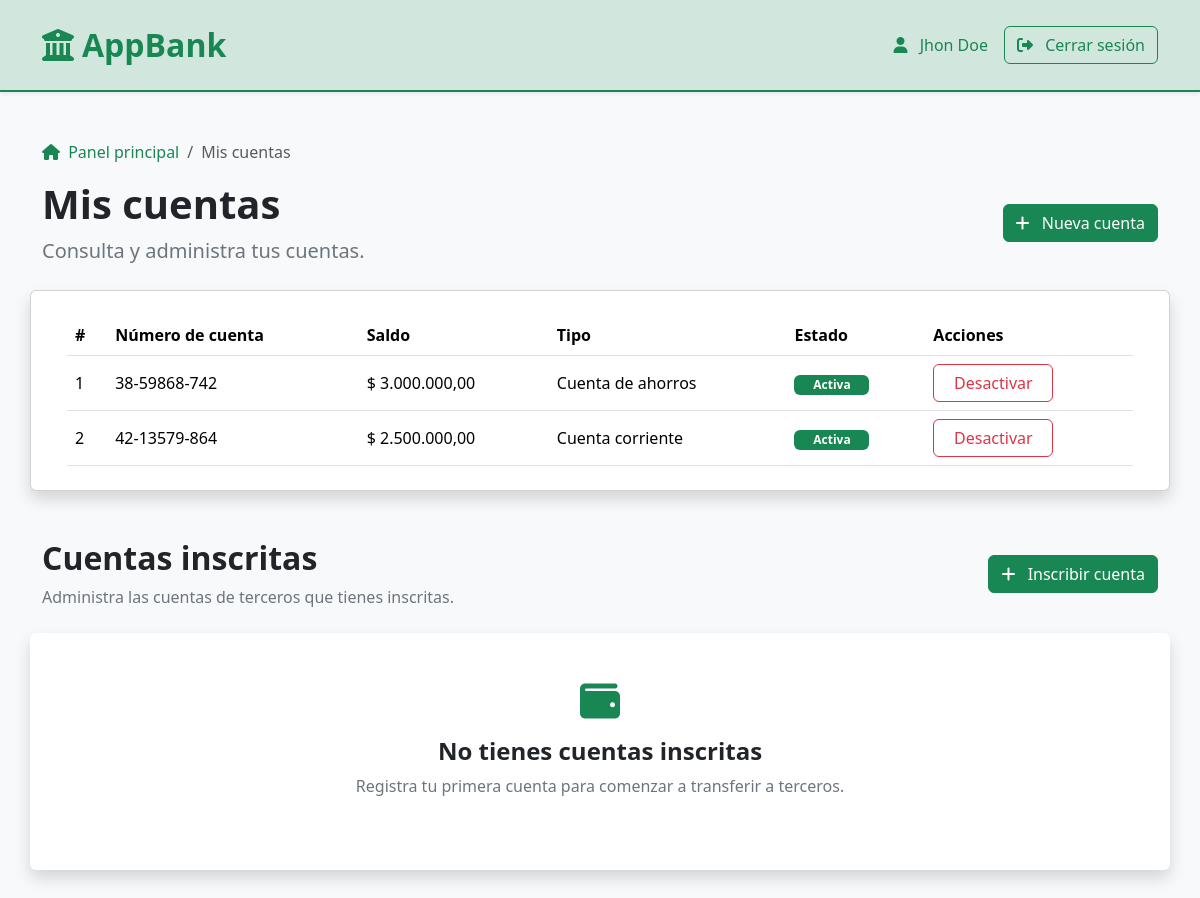
The app's page /accounts (signed in) with its own data.
### tables this page shows
CREATE TABLE `accounts` (
  `id` int unsigned NOT NULL AUTO_INCREMENT,
  `customer_id` int unsigned NOT NULL,
  `balance` decimal(15,2) NOT NULL,
  `account_type` enum('SAVINGS','CHECKING') NOT NULL DEFAULT 'SAVINGS',
  `account_number` varchar(30) NOT NULL,
  `is_active` tinyint(1) NOT NULL DEFAULT '1',
  `created_at` datetime NOT NULL DEFAULT CURRENT_TIMESTAMP,
  PRIMARY KEY (`id`),
  UNIQUE KEY `account_number` (`account_number`),
  KEY `idx_accounts_customer_id` (`customer_id`),
  CONSTRAINT `fk_accounts_customer` FOREIGN KEY (`customer_id`) REFERENCES `customers` (`id`) ON DELETE RESTRICT ON UPDATE CASCADE,
  CONSTRAINT `chk_accounts_balance_non_negative` CHECK ((`balance` >= 0))
);

### public/index.php (called while the page is built, shortened)
<?php
require_once __DIR__ . '/../routes/web.php';

### app/Models/Account.php (called while the page is built, shortened)
<?php
class Account
{
    public function findByCustomerId(int $customerId): array
    {
        $stmt = $this->pdo->prepare(
            "SELECT id, balance, account_number, account_type, is_active FROM accounts
         WHERE customer_id = :customer_id"
        );
        $stmt->execute([
            'customer_id' => $customerId
        ]);
        return $stmt->fetchAll();
    }
}

### app/Controllers/AccountsController.php (called while the page is built, shortened)
<?php
class AccountsController
{
    public function index(int $customerId): array
    {
        $accounts = $this->account->findByCustomerId($customerId);
        $registeredAccounts = $this->account->findRegisteredByCustomerId($customerId);
        return [
            'accounts' => $accounts,
            'registeredAccounts' => $registeredAccounts
        ];
    }
}

### app/views/accounts/index.php (the view, shortened to what this page needs)
<!DOCTYPE html>
<html lang="es">
<head>
    <link
        href="https://cdn.jsdelivr.net/npm/bootstrap@5.3.8/dist/css/bootstrap.min.css"
        rel="stylesheet"
>
    <link rel="stylesheet" href="/css/app.css">
</head>
<body class="bg-light">
    <?php require __DIR__ . '/../partials/navbar.php'; ?>
    <main class="container py-5">
        <div class="mb-4">
            <nav aria-label="breadcrumb">
                <ol class="breadcrumb">
                    <li class="breadcrumb-item">
                        <a href="/dashboard" class="text-success text-decoration-none">
                            <i class="fa-solid fa-house me-1"></i>
                            Panel principal
                        </a>
                    </li>
                    <li class="breadcrumb-item active" aria-current="page">
                        Mis cuentas
                    </li>
                </ol>
            </nav>
            <div class="d-flex justify-content-between align-items-center mb-4">
                <div>
                    <h1 class="fw-bold">Mis cuentas</h1>
                    <p class="text-secondary fs-5 mb-0">
                        Consulta y administra tus cuentas.
                    </p>
                </div>
                <a href="/accounts/create" class="btn btn-success">
                    <i class="fa-solid fa-plus me-2"></i>
                    Nueva cuenta
                </a>
            </div>
        </div>
        <div class="row">
            <?php if (empty($accounts)): ?>
                <div class="card border-0 shadow">
                    <div class="card-body text-center py-5">
                        <i class="fa-solid fa-wallet fs-1 text-success mb-3"></i>
                        <h4 class="fw-bold">
                            No tienes cuentas registradas
                        </h4>
                        <p class="text-secondary mb-4">
                            Crea tu primera cuenta para comenzar a utilizar AppBank.
                        </p>
                        <a href="/accounts/create" class="btn btn-success">
                            <i class="fa-solid fa-plus me-2"></i>
                            Nueva cuenta
                        </a>
                    </div>
                </div>
            <?php else: ?>
                <div class="card border-1 shadow">
                    <div class="card-body p-4">
                        <div class="table-responsive">
                            <table class="table align-middle mb-0 table-hover">
                                <thead>
                                    <tr>
                                        <th>#</th>
                                        <th>Número de cuenta</th>
                                        <th>Saldo</th>
                                        <th>Tipo</th>
                                        <th>Estado</th>
                                        <th>Acciones</th>
                                    </tr>
                                </thead>
                                <tbody>
                                    <?php foreach ($accounts as $index => $account): ?>
                                        <tr>
                                            <td><?= $index + 1 ?></td>
                                            <td><?= $account['account_number'] ?></td>
                                            <td>$ <?= number_format($account['balance'], 2, ',', '.') ?></td>
                                            <td>
                                                <?= $account['account_type'] === 'SAVINGS'
                                                    ? 'Cuenta de ahorros'
                                                    : 'Cuenta corriente'
                                                ?>
                                            </td>
                                            <td>
                                                <?php if ($account['is_active'] == 1): ?>
                                                    <span class="badge text-bg-success d-inline-block account-status-badge">Activa</span>
                                                <?php else: ?>
                                                    <span class="badge text-bg-secondary d-inline-block account-status-badge">Inactiva</span>
                                                <?php endif; ?>
                                            </td>
                                            <td>
                                                <form method="POST" action="/accounts/status">
                                                    <button
                                                        type="submit"
                                                        class="btn account-status-button <?= $account['is_active'] == 1
                                                                                                ? 'btn-outline-danger'
                                                                                                : 'btn-outline-success' ?>">
                                                        <?= $account['is_active'] == 1
                                                            ? 'Desactivar'
                                                            : 'Activar' ?>
                                                    </button>
                                                </form>
                                            </td>
                                        </tr>
                                    <?php endforeach; ?>
                                </tbody>
                            </table>
                        </div>
                    </div>
                </div>
            <?php endif; ?>
        </div>
        <div class="mt-5">
            <div class="d-flex justify-content-between align-items-center mb-4">
                <div>
                    <h2 class="fw-bold">Cuentas inscritas</h2>
                    <p class="text-secondary mb-0">
                        Administra las cuentas de terceros que tienes inscritas.
                    </p>
                </div>
                <a href="/accounts/register" class="btn btn-success">
                    <i class="fa-solid fa-plus me-2"></i>
                    Inscribir cuenta
                </a>
            </div>
            <div class="row">
                <?php if (empty($registeredAccounts)): ?>
                    <div class="card border-0 shadow">
                        <div class="card-body text-center py-5">
                            <i class="fa-solid fa-wallet fs-1 text-success mb-3"></i>
                            <h4 class="fw-bold">
                                No tienes cuentas inscritas
                            </h4>
                            <p class="text-secondary mb-4">
                                Registra tu primera cuenta para comenzar a transferir a terceros.
                            </p>
                        </div>
                    </div>
                <?php endif; ?>
            </div>
        </div>
    </main>
</body>
</html>

### public/css/app.css (style rules this page uses)
.account-status-badge { width: 75px; }
.account-status-button { width: 120px; }

### records on screen
accounts: account_number "38-59868-742", balance "3.000.000,00", account_type "Cuenta de ahorros", is_active "Activa"
accounts: account_number "42-13579-864", balance "2.500.000,00", account_type "Cuenta corriente", is_active "Activa"

### other values on screen
$_SESSION['first_name'] . ' ' . $_SESSION['last_name'] "Jhon Doe"
